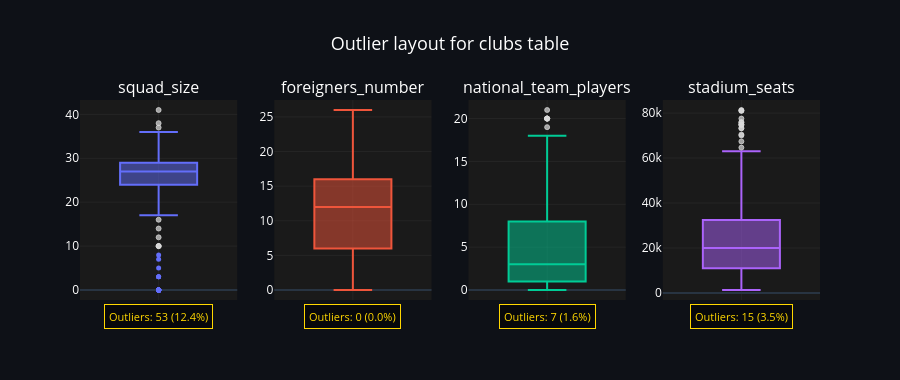

The notebook cell saved with this chart:
### Code cell
clubs_boxplot = outlier_plot(df=clubs_summary, ignore_list=ignore_list, title="Outlier layout for clubs table", orientation='vertical', n_cols=4)
clubs_boxplot

### Figure 1 — Plotly figure (JSON) as saved in the notebook; plotly's stock layout.template omitted (floating-point values rounded to 4 significant figures; data arrays with more than 128 entries replaced by an {"elided": "..."} marker saying what was removed)
{"data": [{"boxmean": false, "line": {"width": 2}, "marker": {"color": "#636EFA", "line": {"outliercolor": "rgba(220,220,220,0.7)", "outlierwidth": 1}, "outliercolor": "rgba(220,220,220,0.7)", "size": 5}, "name": "", "showlegend": false, "type": "box", "xaxis": "x", "y": {"elided": "426 int values"}, "yaxis": "y"}, {"boxmean": false, "line": {"width": 2}, "marker": {"color": "#EF553B", "line": {"outliercolor": "rgba(220,220,220,0.7)", "outlierwidth": 1}, "outliercolor": "rgba(220,220,220,0.7)", "size": 5}, "name": "", "showlegend": false, "type": "box", "xaxis": "x2", "y": {"elided": "426 int values"}, "yaxis": "y2"}, {"boxmean": false, "line": {"width": 2}, "marker": {"color": "#00CC96", "line": {"outliercolor": "rgba(220,220,220,0.7)", "outlierwidth": 1}, "outliercolor": "rgba(220,220,220,0.7)", "size": 5}, "name": "", "showlegend": false, "type": "box", "xaxis": "x3", "y": {"elided": "426 int values"}, "yaxis": "y3"}, {"boxmean": false, "line": {"width": 2}, "marker": {"color": "#AB63FA", "line": {"outliercolor": "rgba(220,220,220,0.7)", "outlierwidth": 1}, "outliercolor": "rgba(220,220,220,0.7)", "size": 5}, "name": "", "showlegend": false, "type": "box", "xaxis": "x4", "y": {"elided": "426 int values"}, "yaxis": "y4"}], "layout": {"annotations": [{"font": {"size": 16}, "showarrow": false, "text": "squad_size", "x": 0.1062, "xanchor": "center", "xref": "paper", "y": 1, "yanchor": "bottom", "yref": "paper"}, {"font": {"size": 16}, "showarrow": false, "text": "foreigners_number", "x": 0.3688, "xanchor": "center", "xref": "paper", "y": 1, "yanchor": "bottom", "yref": "paper"}, {"font": {"size": 16}, "showarrow": false, "text": "national_team_players", "x": 0.6313, "xanchor": "center", "xref": "paper", "y": 1, "yanchor": "bottom", "yref": "paper"}, {"font": {"size": 16}, "showarrow": false, "text": "stadium_seats", "x": 0.8938, "xanchor": "center", "xref": "paper", "y": 1, "yanchor": "bottom", "yref": "paper"}, {"bgcolor": "rgba(0,0,0,0.5)", "bordercolor": "#FFD700", "borderpad": 4, "borderwidth": 1, "font": {"color": "#FFD700", "size": 11}, "showarrow": false, "text": "Outliers: 53 (12.4%)", "x": 0.1062, "xanchor": "center", "xref": "paper", "y": -0.02, "yanchor": "top", "yref": "paper"}, {"bgcolor": "rgba(0,0,0,0.5)", "bordercolor": "#FFD700", "borderpad": 4, "borderwidth": 1, "font": {"color": "#FFD700", "size": 11}, "showarrow": false, "text": "Outliers: 0 (0.0%)", "x": 0.3688, "xanchor": "center", "xref": "paper", "y": -0.02, "yanchor": "top", "yref": "paper"}, {"bgcolor": "rgba(0,0,0,0.5)", "bordercolor": "#FFD700", "borderpad": 4, "borderwidth": 1, "font": {"color": "#FFD700", "size": 11}, "showarrow": false, "text": "Outliers: 7 (1.6%)", "x": 0.6313, "xanchor": "center", "xref": "paper", "y": -0.02, "yanchor": "top", "yref": "paper"}, {"bgcolor": "rgba(0,0,0,0.5)", "bordercolor": "#FFD700", "borderpad": 4, "borderwidth": 1, "font": {"color": "#FFD700", "size": 11}, "showarrow": false, "text": "Outliers: 15 (3.5%)", "x": 0.8938, "xanchor": "center", "xref": "paper", "y": -0.02, "yanchor": "top", "yref": "paper"}], "autosize": true, "font": {"color": "white"}, "height": 380, "paper_bgcolor": "#0e1117", "plot_bgcolor": "#1a1a1a", "showlegend": false, "title": {"font": {"color": "white", "size": 18}, "text": "Outlier layout for clubs table", "x": 0.5, "xanchor": "center"}, "xaxis": {"anchor": "y", "domain": [0, 0.2125], "gridcolor": "rgba(128,128,128,0.2)", "gridwidth": 0.5, "showgrid": true, "showticklabels": false}, "xaxis2": {"anchor": "y2", "domain": [0.2625, 0.475], "gridcolor": "rgba(128,128,128,0.2)", "gridwidth": 0.5, "showgrid": true, "showticklabels": false}, "xaxis3": {"anchor": "y3", "domain": [0.525, 0.7375], "gridcolor": "rgba(128,128,128,0.2)", "gridwidth": 0.5, "showgrid": true, "showticklabels": false}, "xaxis4": {"anchor": "y4", "domain": [0.7875, 1], "gridcolor": "rgba(128,128,128,0.2)", "gridwidth": 0.5, "showgrid": true, "showticklabels": false}, "yaxis": {"anchor": "x", "domain": [0, 1], "gridcolor": "rgba(128,128,128,0.2)", "gridwidth": 0.5, "showgrid": true, "showticklabels": true}, "yaxis2": {"anchor": "x2", "domain": [0, 1], "gridcolor": "rgba(128,128,128,0.2)", "gridwidth": 0.5, "showgrid": true, "showticklabels": true}, "yaxis3": {"anchor": "x3", "domain": [0, 1], "gridcolor": "rgba(128,128,128,0.2)", "gridwidth": 0.5, "showgrid": true, "showticklabels": true}, "yaxis4": {"anchor": "x4", "domain": [0, 1], "gridcolor": "rgba(128,128,128,0.2)", "gridwidth": 0.5, "showgrid": true, "showticklabels": true}}}
